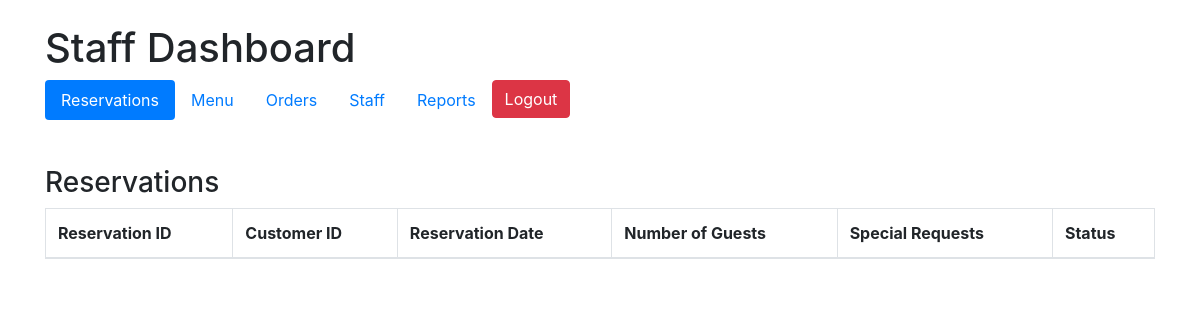
The page /staff/staff/staff.php on the database as committed earlier.
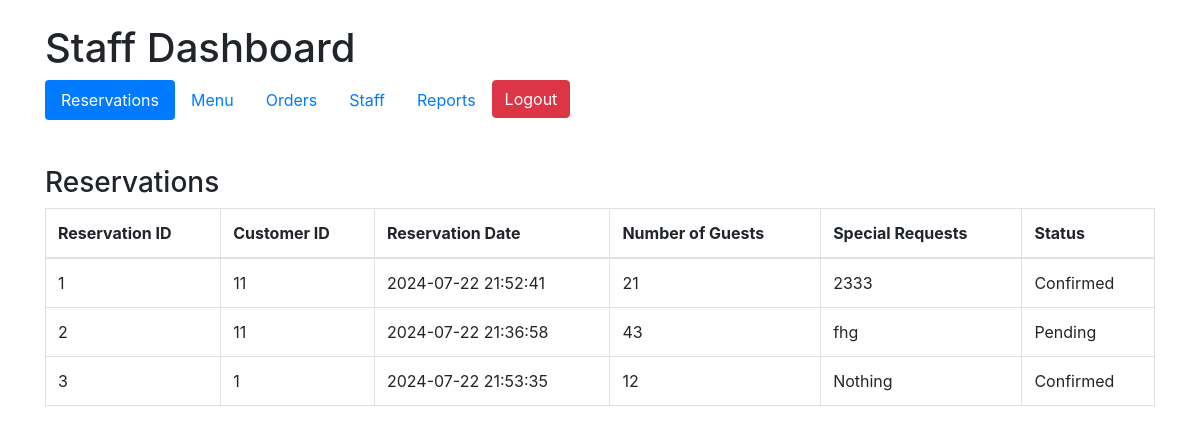
The same page on the database as committed later.
### tables this page shows
CREATE TABLE `reservations` (
  `ReservationID` int(11) NOT NULL,
  `CustomerID` int(11) NOT NULL,
  `ReservationDate` timestamp NOT NULL DEFAULT current_timestamp() ON UPDATE current_timestamp(),
  `NumberOfGuests` int(11) NOT NULL,
  `SpecialRequests` text DEFAULT NULL,
  `Status` varchar(50) DEFAULT 'Pending'
);

### staff/staff/staff.php (the view, shortened to what this page needs)
<?php
include '../config.php';
$reservationsQuery = "SELECT * FROM reservations";
$reservationsResult = $conn->query($reservationsQuery);
?>
<!DOCTYPE html>
<html lang="en">
<head>
    <link href="https://stackpath.bootstrapcdn.com/bootstrap/4.5.2/css/bootstrap.min.css" rel="stylesheet">
</head>
<body>
    <div class="container mt-4">
        <h1>Staff Dashboard</h1>
        <ul class="nav nav-pills mb-4">
            <li class="nav-item">
                <a class="nav-link active" data-toggle="pill" href="#reservation_section">Reservations</a>
            </li>
            <li class="nav-item">
                <a class="nav-link" data-toggle="pill" href="#menu_section">Menu</a>
            </li>
            <li class="nav-item">
                <a class="nav-link" data-toggle="pill" href="#orders_section">Orders</a>
            </li>
            <li class="nav-item">
                <a class="nav-link" data-toggle="pill" href="#staffs">Staff</a>
            </li>
            <li class="nav-item">
                <a class="nav-link" data-toggle="pill" href="#reports">Reports</a>
            </li>
            <div style="float:right;" class="mb-4">
                <a href="../admin/logout.php" class="btn btn-danger">Logout</a>
            </div>
        </ul>
        <div class="tab-content">
            <div id="reservation_section" class="tab-pane fade show active">
                <div class="mb-4">
                    <h3>Reservations</h3>
                    <table class="table table-bordered">
                        <thead>
                            <tr>
                                <th>Reservation ID</th>
                                <th>Customer ID</th>
                                <th>Reservation Date</th>
                                <th>Number of Guests</th>
                                <th>Special Requests</th>
                                <th>Status</th>
                            </tr>
                        </thead>
                        <tbody>
                            <?php while ($reservation = $reservationsResult->fetch_assoc()) : ?>
                                <tr>
                                    <td><?php echo $reservation['ReservationID']; ?></td>
                                    <td><?php echo $reservation['CustomerID']; ?></td>
                                    <td><?php echo $reservation['ReservationDate']; ?></td>
                                    <td><?php echo $reservation['NumberOfGuests']; ?></td>
                                    <td><?php echo $reservation['SpecialRequests']; ?></td>
                                    <td><?php echo $reservation['Status']; ?></td>
                                </tr>
                            <?php endwhile; ?>
                        </tbody>
                    </table>
                </div>
            </div>
        </div>
    </div>
</body>
</html>

Rows that differ between the two databases and show on the page:
added reservations: ReservationID "1", CustomerID "11", ReservationDate "2024-07-22 21:52:41", NumberOfGuests "21", SpecialRequests "2333", Status "Confirmed"
added reservations: ReservationID "2", CustomerID "11", ReservationDate "2024-07-22 21:36:58", NumberOfGuests "43", SpecialRequests "fhg", Status "Pending"
added reservations: ReservationID "3", CustomerID "1", ReservationDate "2024-07-22 21:53:35", NumberOfGuests "12", SpecialRequests "Nothing", Status "Confirmed"
